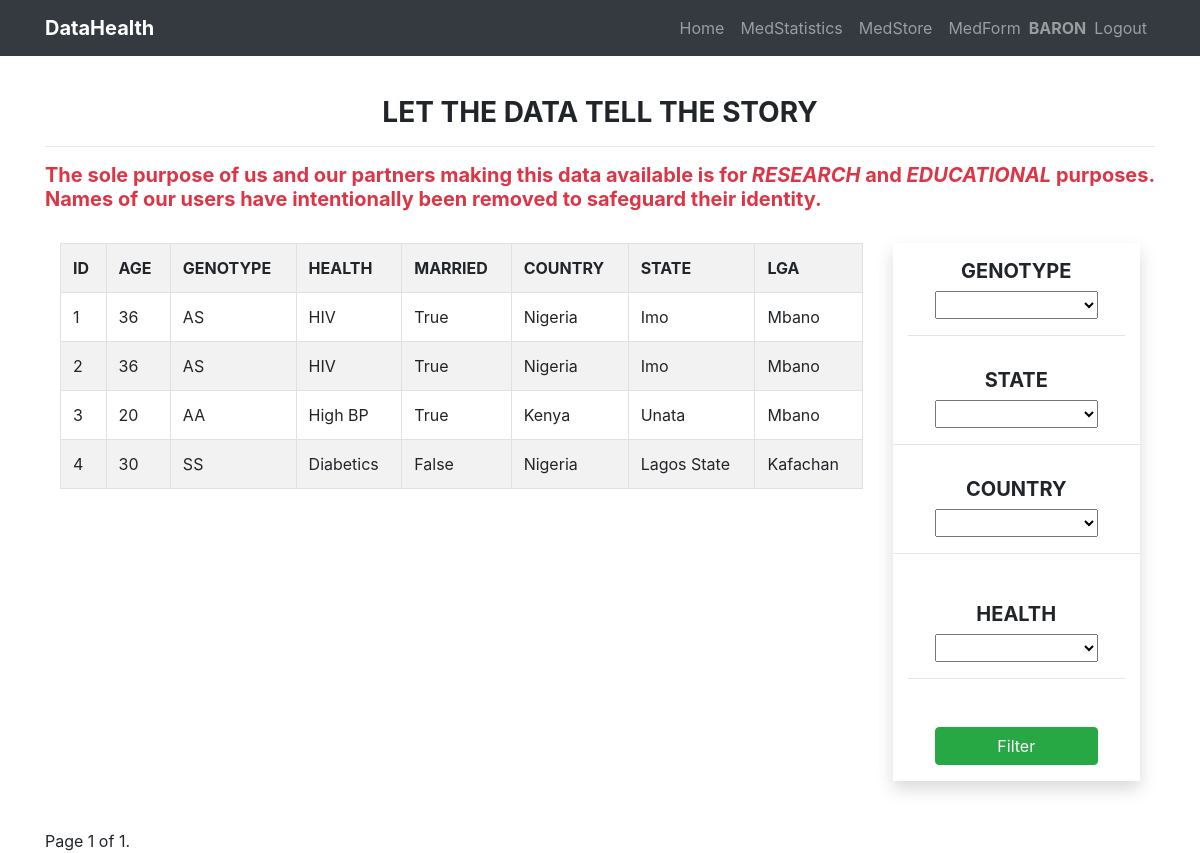
Screenshot of /medhistory/userstats/ (signed in) with the database file from the repository.
### user/models.py (models this page shows)
class User(AbstractUser):
    is_healthworker = models.BooleanField(default=False, null=True)
    is_patient = models.BooleanField(default=False, null=True)

### usersmedhistory/models.py (models this page shows, shortened)
class UserMedicalRecord(models.Model):
    user_choices = (
        ('AA', 'AA'), ('AS', "AS"),('SS', 'SS')
    )
    user = models.ForeignKey(User, on_delete=models.CASCADE)
    age = models.IntegerField()
    email = models.EmailField(null=True, blank=True)
    phone = models.IntegerField(blank=True, null=True)
    country = models.ForeignKey(Country, on_delete=models.CASCADE)
    state = models.ForeignKey(State, on_delete=models.CASCADE)
    local_government = models.ForeignKey(LocalGovernment, on_delete=models.CASCADE)
    health_challenge = models.ForeignKey(HealthChallenge, on_delete=models.CASCADE)
    married = models.BooleanField(default=False)
    children = models.IntegerField(blank=True, null=True)
    wife = models.IntegerField(blank=True, null=True)
    address = models.CharField(max_length=250, blank=True, null=True)
    genotype = models.CharField(max_length=2, choices=user_choices)
    date = models.DateField(auto_now_add=True)
    class Meta:
        ordering = ["user"]

class HealthChallenge(models.Model):
    name = models.CharField(max_length=50)
    def __str__(self):
        return self.name

class Country(models.Model):
    name = models.CharField(max_length=50)
    def __str__(self):
        return self.name

class State(models.Model):
    name = models.CharField(max_length=50)
    country = models.ForeignKey(Country, on_delete=models.CASCADE)
    def __str__(self):
        return self.name

class LocalGovernment(models.Model):
    name = models.CharField(max_length=50)
    country = models.ForeignKey(Country, on_delete=models.CASCADE)
    state = models.ForeignKey(State, on_delete=models.CASCADE)
    def __str__(self):
        return self.name

### usersmedhistory/views.py (the view)
# urls.py: path('userstats/', statistics, name='stats'),
def statistics(request):
    queryset = UserMedicalRecord.objects.all()
    genotype = request.GET.get('genotype')
    if genotype != '' and genotype is not None:
        queryset = queryset.filter(genotype__icontains=genotype)
    state = request.GET.get('state')
    if state != '' and state is not None:
        queryset = queryset.filter(state__name__icontains=state)
    health = request.GET.get('health')
    if health != '' and health is not None:
        queryset = queryset.filter(health_challenge__name__icontains=health)
    country = request.GET.get('country')
    if country != '' and country is not None:
        queryset = queryset.filter(country__name__icontains=country)
    paginator = Paginator(queryset, 30)
    page_number = request.GET.get('page', 1)
    try:
        page = paginator.page(page_number)
    except PageNotAnInteger:
        page = paginator.page(1)
    except EmptyPage:
        page = paginator.page(paginator.num_pages)
    context ={"queryset": queryset, 'page': page,}
    template = 'medicalrecord/illstatistics.html'
    return render(request, template, context)

### templates/medicalrecord/illstatistics.html (shortened to what this page needs)
{% extends "index.html" %}
{% load crispy_forms_tags %}
{% load staticfiles %}
{% block content %}
<div class="container mx-auto row mt-5 pt-5">
    <div class="mb-4">
        <h3 class="text-center font-weight-bold">LET THE DATA TELL THE STORY</h3>
        <hr>
        <h5 class="text-danger font-weight-bold text-justified">The sole purpose of us and our partners making this data
            available is for <em>RESEARCH</em> and <em>EDUCATIONAL</em> purposes.
            Names of our users have intentionally been removed to safeguard their identity.
        </h5>
    </div>
    <div class="col-md-9 col-sm-12 table-responsive">
        <table style="width:100%" class="table table-striped table-bordered ">
            <tr class="text-uppercase">
                <th>ID</th>
                <th>AGE</th>
                <th>GENOTYPE</th>
                <th>HEALTH </th>
                <th>MARRIED</th>
                <th>COUNTRY</th>
                <th>STATE</th>
                <th>LGA</th>
            </tr>
            {% for record in queryset %}
            <tr>
                <td>{{ record.id }}</td>
                <td>{{ record.age }}</td>
                <td>{{ record.genotype }}</td>
                <td>{{ record.health_challenge }}</td>
                <td>{{ record.married }}</td>
                <td>{{ record.country }}</td>
                <td>{{ record.state }}</td>
                <td>{{record.local_government}}</td>
            </tr>
            {% endfor %}
        </table>
    </div>
    <div class="col-md-3 col-sm-12">
        <form method="GET" class="mb-5 shadow font-weight-bold h5 text-uppercase">
            <div class="row">
                <div class="form-group my-3 col-md-12">
                    <div class="col-12 text-center">
                        <label for="genotype">Genotype</label></div>
                    <div class="col-12 text-center">
                        <select id="genotype" name="genotype" class="w-75 mx-auto">
                            <option name=""></option>
                            <option name="AA">AA</option>
                        </select>
                        <hr>
                    </div>
                </div>
                <div class="form-group col-md-12">
                    <div class="col-12 text-center">
                        <label for="state">State</label>
                    </div>
                    <div class="col-12 text-center">
                        <select id="state" name="state" class="w-75 mx-auto">
                            <option name=""></option>
                            <option name="Imo">Imo</option>
                        </select>
                    </div>
                    <hr>
                </div>
                <div class="form-group col-md-12">
                    <div class="col-12 text-center">
                        <label for="country">Country</label>
                    </div>
                    <div class="col-12 text-center">
                        <select id="country" name="country" class="w-75 mx-auto">
                            <option name=""></option>
                            <option name="Nigeri">Nigeria</option>
                        </select>
                    </div>
                    <hr>
                </div>
                <div class="form-group my-3 col-md-12">
                    <div class="col-12 text-center">
                        <label for="health">Health</label></div>
                    <div class="col-12 text-center">
                        <select id="health" name="health" class="w-75 mx-auto">
                            <option name=""></option>
                            <option name="Malaria">Malaria</option>
                        </select>
                        <hr>
                    </div>
                </div>
                <div class="form-group my-3 col-12">
                    <div class="col-12 text-center">
                        <button class="btn btn-success w-75 btn-center" type="submit">Filter</button>
                    </div>
                </div>
            </div>
        </form>
    </div>
    {% include "includes/pagination.html" %}
</div>
{% endblock content %}

### templates/index.html (shortened to what this page needs)
<!DOCTYPE html>
<html lang="en">
<head>
    {% load staticfiles %}
    {% load crispy_forms_tags %}
    <link rel="stylesheet" href="https://maxcdn.bootstrapcdn.com/bootstrap/4.1.3/css/bootstrap.min.css">
    <link href="{% static 'css/bootstrap.min.css' %}" rel="stylesheet">
    <link href="{% static 'css/custom.css' %}" rel="stylesheet">
</head>
<body>
    {% block navbar %}
    <nav class="navbar navbar-expand-lg navbar-dark bg-dark fixed-top">
        <div class="container">
            <a class="navbar-brand" href="/"><strong class="primary-color">DataHealth</strong> </a>
            <div class="collapse navbar-collapse" id="navbarResponsive">
                <ul class="navbar-nav ml-auto text-light">
                    <li class="nav-item">
                        <a class="nav-link" href="/">Home
                        </a>
                    </li>
                    <li class="nav-item">
                        <a class="nav-link" href="{% url 'usersmedhistory:stats' %}">MedStatistics</a>
                    </li>
                    <li class="nav-item">
                        <a class="nav-link" href="{% url 'usersmedhistory:medlist' %}">MedStore</a>
                    </li>
                    <li class="nav-item">
                        <a class="nav-link" href="{% url 'usersmedhistory:medform' %}">MedForm</a>
                    </li>
                    {% if request.user.is_authenticated %}
                    <span class="navbar-text text-uppercase">
                        <b> {{ user.get_username }}</b>
                    </span>
                    <li class="nav-item">
                        <a class="nav-link" href="{% url 'logout'%}?next={{request.path}}">Logout</a>
                    </li>
                    {% else %}
                    <ul class="navbar-nav ">
                        <li class="nav-item ">
                            <a class="nav-link" href="{% url 'login'%}?next={{request.path}}">Login</a>
                        </li>
                    </ul>
                    {% endif %}
                </ul>
            </div>
        </div>
    </nav>
    {% endblock %}
    {% block content %}{% endblock %}
</body>
</html>

### static/css/custom.css (style rules this page uses)
ul { list-style: none !important; }

### rows the page displays
User: get_username "BARON"
UserMedicalRecord: id "1", age "36", genotype "AS", health_challenge "HIV", married "True", country "Nigeria", state "Imo", local_government "Mbano"
UserMedicalRecord: id "2", age "36", genotype "AS", health_challenge "HIV", married "True", country "Nigeria", state "Imo", local_government "Mbano"
UserMedicalRecord: id "3", age "20", genotype "AA", health_challenge "High BP", married "True", country "Kenya", state "Unata", local_government "Mbano"
UserMedicalRecord: id "4", age "30", genotype "SS", health_challenge "Diabetics", married "False", country "Nigeria", state "Lagos State", local_government "Kafachan"

### other values shown
{{ page.number }} "1"
{{ page.paginator.num_pages }} "1"
